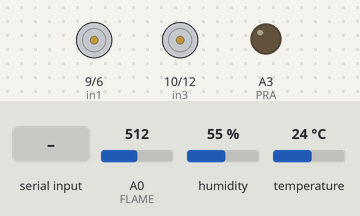
The sketch below on a simulated Arduino Uno, built with avr-gcc and run on an emulated ATmega328P. On the bench: motor-driver pin pairs drawn as motors (green arrow = first pin HIGH = forward, orange = second pin HIGH = backward, longer = more drive), output pins drawn as LEDs (lit = HIGH). The inputs (shaded band) are chosen by the test bench; at power-on: A0 (FLAME) = 512, humidity 55 %, temperature 24 °C. What the sketch prints to the serial monitor is not drawn.

Above: at 1.8 s.
1.9 s: "t" received over the second serial link
At 3.2 s:
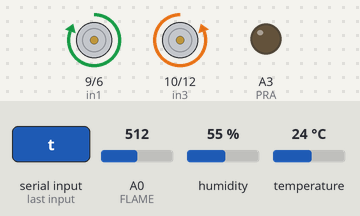
3.5 s: "r" received over the second serial link
At 4.9 s:
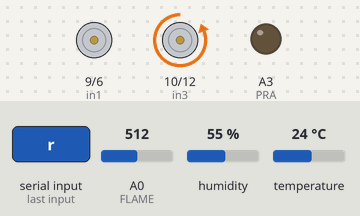
5.6 s: "l" received over the second serial link
At 6.6 s:
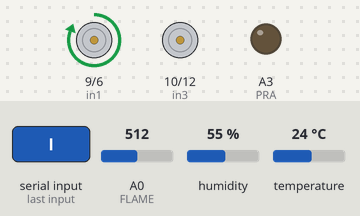
7.7 s: "b" received over the second serial link
At 9.4 s:
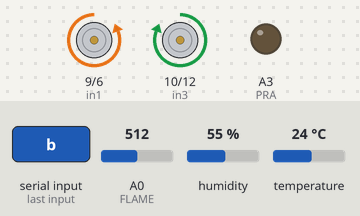
9.7 s: "p" received over the second serial link
At 11.2 s:
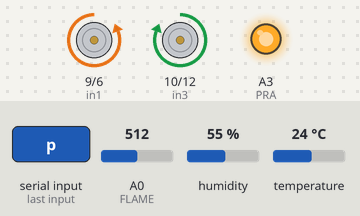
11.8 s: "s" received over the second serial link
At 13.0 s:
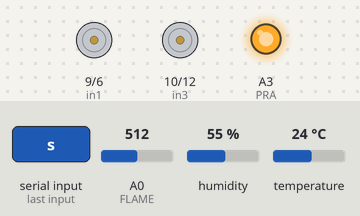
Timing chart, 0 to 14.8 s (numbered marks = the images above; inputs shaded):
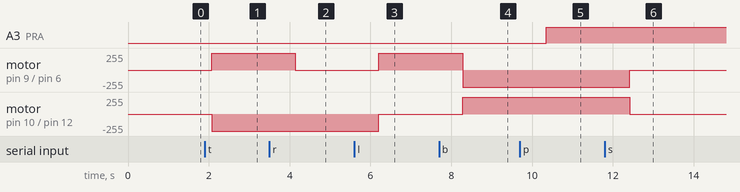

The sketch:

RC_Car_Code.ino
```cpp
#include <SoftwareSerial.h>
#include <DHT.h>

#define DHTPIN A1     // 온습도 센서
#define DHTTYPE DHT11 // 온습도 버전
#define FLAME A0      // 화제감지
#define PRA A3        // 플라즈마 발생기

DHT dht(DHTPIN, DHTTYPE);

int RX = 8;
int TX = 7;

SoftwareSerial BTSerial(RX, TX);    // 블루투스 핀번호

// 버퍼에 데이터를 저장할 때 기록할 위치
byte buffer[1024];
int bufferPosition;
boolean temp = 0;

// 바퀴 핀번호
int in1 = 9;
int in2 = 6;
int in3 = 10;
int in4 = 12;

// 바퀴속도
int RSpeed = 255;
int LSpeed = 255;

// 바퀴값 저장할 버퍼
char data;

void setup() {
  Serial.begin(9600);
  BTSerial.begin(9600);
  pinMode(FLAME, INPUT);
  pinMode(PRA, OUTPUT);

  bufferPosition = 0;   // 버퍼 위치 초기화
}

void loop() {

    // 센서부분
    int t = dht.readTemperature();
    int F_val = analogRead(FLAME);
    /*
    Serial.print("불꽃 센서 : ");
    Serial.println(F_val);  // 불꽃 센서 출력
    */

    BTSerial.print("현재 온도 : ");
    BTSerial.print(t);        // 현재 온도 출력
    BTSerial.println(" C");

    /*
    // 불꽃 센서 값과 현재 온도를 앱 인벤터에 출력
    BTSerial.print("불꽃 센서 / 현재 온도 : ");
    String SensorData = String(F_val) + " / " + String(t);
    BTSerial.print(SensorData);
    BTSerial.println(" C");
    */

    delay(1000); // 딜레이 값을 적게 입력할 시 앱 인벤터 출력 부분에 값이 중복되게 출력될 수 있음
    // Serial.println(SensorData);

    if (BTSerial.available()) { // 입력값을 받을경우의 if문
      data = BTSerial.read();
      // Serial.write(BTSerial.read()); // 시리얼 모니터와 동시에 값을 출력할 경우 앱 인벤터 출력 부분이 글자가 깨짐
      // BTSerial.write(Serial.read());

    if (data == 't') { // 직진
      Serial.println("이동 : RC카는 현재 전진 상태입니다.");
      analogWrite(in1, RSpeed);
      analogWrite(in2, 0);
      analogWrite(in3, 0);
      analogWrite(in4, LSpeed);
    }
    if (data == 'r') { // 우회전
      Serial.println("이동 : RC카는 현재 우회전 상태입니다.");
      analogWrite(in1, 0);
      analogWrite(in2, 0);
      analogWrite(in3, 0);
      analogWrite(in4, LSpeed);
    }

    if (data == 'l') { // 좌회전
      Serial.println("이동 : RC카는 현재 좌회전 상태입니다.");
      analogWrite(in1, RSpeed);
      analogWrite(in2, 0);
      analogWrite(in3, 0);
      analogWrite(in4, 0);
    }

    if (data == 'b') { // 후진
      Serial.println("이동 : RC카는 현재 후진 상태입니다.");
      analogWrite(in1, 0);
      analogWrite(in2, RSpeed);
      analogWrite(in3, LSpeed);
      analogWrite(in4, 0);
    }

    if (data == 's') { // 정지
      Serial.println("이동 : RC카는 현재 정지 상태입니다.");
      analogWrite(in1, 0);
      analogWrite(in2, 0);
      analogWrite(in3, 0);
      analogWrite(in4, 0);
    }

    if (data == 'p') { // 플라즈마 발생기 작동
      digitalWrite(PRA, HIGH);
      Serial.println("주의 : 플라즈마를 발생시킵니다!");
    }

    if (data == 'a') { // 플라즈마 발생기 작동 멈춤
      digitalWrite(PRA, LOW);
      Serial.println("주의 : 플라즈마를 멈춥니다!");
    }
  }

  // 대기모드
  /*
  if(F_val < 0){
      Serial.println("주의 : 불꽃이 감지되었습니다!");  // 불꽃이 감지될 경우
      Serial.println("주의 : 플라즈마를 자동으로 발생시킵니다!");     // 불꽃이 감지될 경우
      Serial.println("--------------------------------");
    } else{
      Serial.println("알림 : 불꽃이 감지되지 않았습니다."); // 평상 시
      Serial.println("--------------------------------");
      digitalWrite(PRA, LOW);
}

  // 블루투스 논버전(두이노 명령에 따름)
  if(Serial.available()) {
    int value = Serial.read();
    switch(value) {
      case '1' :
        Serial.println("이동 : RC카는 현재 전진 상태입니다.");
        digitalWrite(in1, HIGH);   // 모터가 전진
        digitalWrite(in2, LOW);
        digitalWrite(in3, LOW);
        digitalWrite(in4, HIGH);
        break;

      case '2' :
        Serial.println("이동 : RC카는 현재 후진 상태입니다.");
        digitalWrite(in1, LOW);   // 모터가 후진
        digitalWrite(in2, HIGH);
        digitalWrite(in3, HIGH);
        digitalWrite(in4, LOW);
        break;

       case '3' :
        Serial.println("이동 : RC카는 현재 죄회전 상태입니다.");
        digitalWrite(in1, HIGH);
        digitalWrite(in2, LOW);
        break;

      case '0' :
        Serial.println("이동 : RC카는 현재 정지 상태입니다.");
        digitalWrite(in1, HIGH);   // 모터가 정지
        digitalWrite(in2, HIGH);
        digitalWrite(in3, HIGH);
        digitalWrite(in4, HIGH);
        digitalWrite(PRA,LOW);
        break;

      case '5':
        digitalWrite(PRA, HIGH);
        Serial.println("주의 : 플라즈마를 발생시킵니다!");
        break;

      case '6':
        digitalWrite(PRA, LOW);
        Serial.println("주의 : 플라즈마를 멈춥니다!");
        break;

      default : // 예외 처리
        Serial.println("알림 : 잘못된 입력값입니다.");
        break;
    }
  }
*/


}
```

Measured:
- after the input at 1.9 s, motor on pin 9 (in1) / pin 6 (in2): stopped → forward 255/255 after 0.17 s; motor on pin 10 (in3) / pin 12 (in4): stopped → backward 255/255 after 0.17 s
- after the input at 3.5 s, motor on pin 9 (in1) / pin 6 (in2): forward 255/255 → stopped after 0.64 s
- after the input at 5.6 s, motor on pin 9 (in1) / pin 6 (in2): stopped → forward 255/255 after 0.61 s; motor on pin 10 (in3) / pin 12 (in4): backward 255/255 → stopped after 0.61 s
- after the input at 7.7 s, motor on pin 9 (in1) / pin 6 (in2): forward 255/255 → backward 255/255 after 0.58 s; motor on pin 10 (in3) / pin 12 (in4): stopped → forward 255/255 after 0.58 s
- after the input at 9.7 s, A3 (PRA): LOW → HIGH after 0.65 s
- after the input at 11.8 s, motor on pin 9 (in1) / pin 6 (in2): backward 255/255 → stopped after 0.62 s; motor on pin 10 (in3) / pin 12 (in4): forward 255/255 → stopped after 0.62 s
